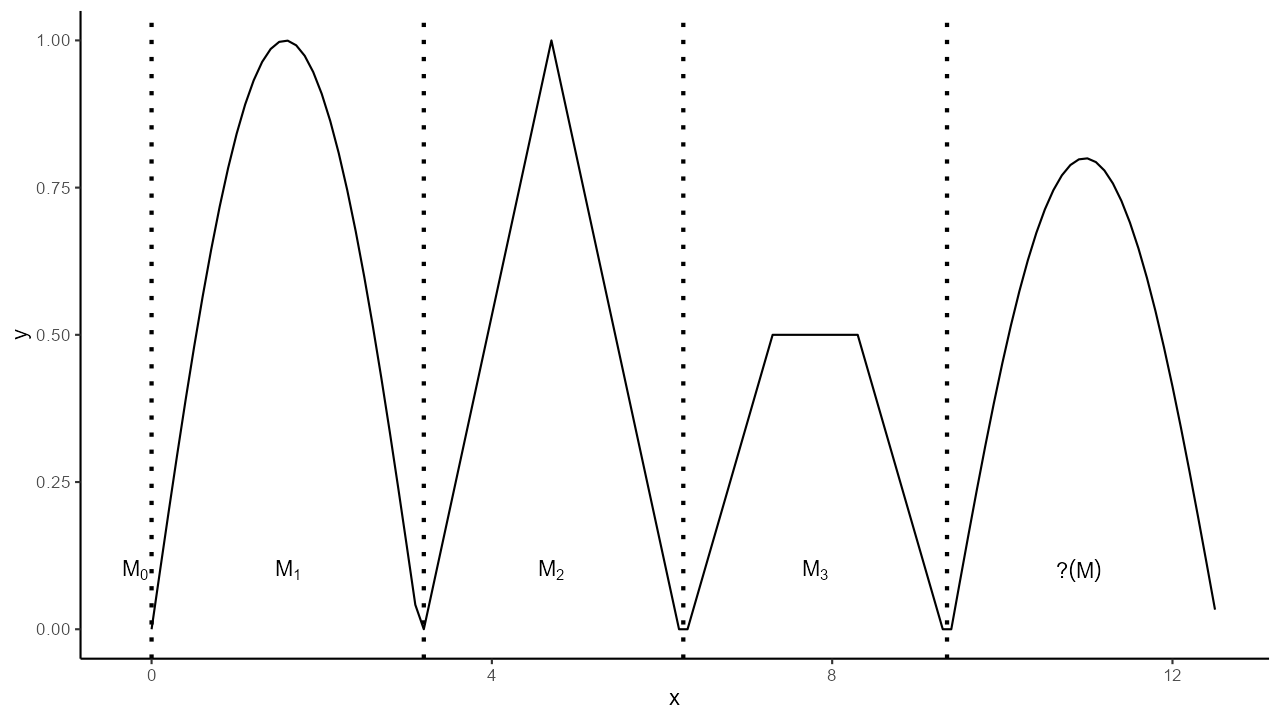

Write the R code that produced this figure.
source("header.R")
library(daltoolbox)
library(harbinger)
library(heimdall)
library(reticulate)
library(ggplot2)


x <- seq(0,3.1,0.1)
y1 <- sin(x)

x <- seq(3.2,4.7,0.1)
y <- (x - 3.2)*1/1.5
x <- seq(3.2,6.2,0.1)
y2 <- c(y[1:(length(y)-1)], rev(y))

x <- seq(4.8,5.8,0.1)
y <- (x - 4.8)*1/2
x <- seq(4.8,7.8,0.1)
y3 <- c(y[1:(length(y)-1)], rep(0.5, 10), rev(y))

y4 <- 0.8*y1

x <- seq(0,12.5,0.1)
y <- c(y1, y2, y3, y4)

data <- data.frame(x, y)

grf <- ggplot(data, aes(x=x, y=y)) +
  geom_line() +
  geom_vline(xintercept = 0, linetype="dotted", color = "black", size=1) +  
  annotate(geom="text", x=-0.2, y=0.1, label="M[0]", color="black", parse = TRUE) +  
  geom_vline(xintercept = 3.2, linetype="dotted", color = "black", size=1) +
  annotate(geom="text", x=1.6, y=0.1, label="M[1]", color="black", parse = TRUE) +
  geom_vline(xintercept = 6.25, linetype="dotted", color = "black", size=1) +
  annotate(geom="text", x=4.7, y=0.1, label="M[2]", color="black", parse = TRUE) +
  geom_vline(xintercept = 9.35, linetype="dotted", color = "black", size=1) +
  annotate(geom="text", x=7.8, y=0.1, label="M[3]", color="black", parse = TRUE) +  
  annotate(geom="text", x=10.9, y=0.1, label="?M", color="black", parse = TRUE) +    
  theme_classic()

save_png(grf, "new/chap4_model_management.png", 1280, 720)
